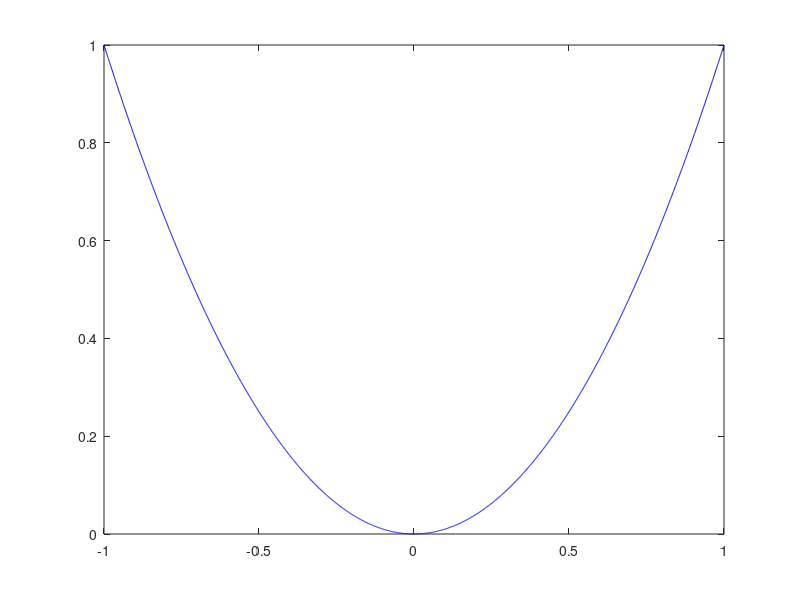

MATLAB code to generate this figure: (Note: this script raises an error after producing the figure.)
clc;

t = (-1:0.001:1);
of = t.^2;

plot(t,of,'b');
hold on

v = VideoWriter('peaks.avi');
open(v);

for N = 1:0.2:25
    l = length(t);
    tf = zeros(1,l);

    for i = 1:length(t)
        for n = 1:N
            sum = (4*((-1)^n)/((n*pi)^2)) * cos(n*pi*t(i));
            tf(i) = tf(i) + sum;
        end
        tf(i) = tf(i) + (1/3);
    end
    
    h = plot(t,tf,'r-.');
    grid on
    axis([-3 3 -0.2 1.2])
    title('trigonometric Fourier series')
    xlabel('t')
    ylabel('x(t)')
    count = num2str(N);
    c = text(2,1,{'N=', count},'FontSize',14);
    legend('Origin Signal', 'Fourier series','Location','southeast')

    F = getframe(gca);
    writeVideo(v,F)
    if N < 25
        delete(h)
        delete(c)
    end
end

close(v)

